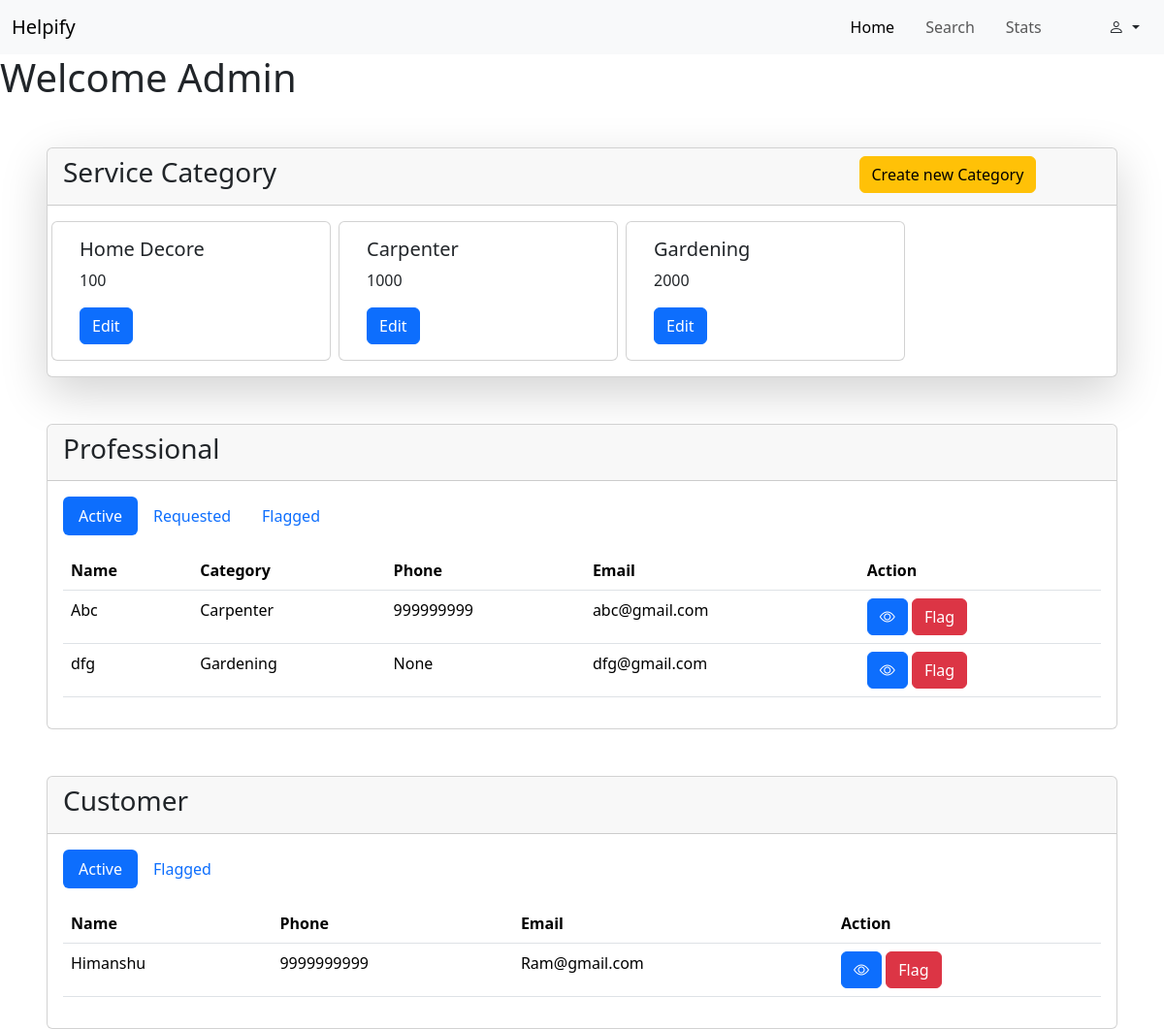
The app's page /admin/dashboard (signed in) with its own data.
### backend/models.py (models this page shows, shortened)
class ServiceCategory(db.Model):
    __tablename__ = "category"
    id = db.Column(db.Integer, primary_key=True, autoincrement=True)
    name = db.Column(db.String, unique=True)
    base_price = db.Column(db.Integer)
    tags = db.Column(db.String)
    img_url = db.Column(db.String, unique=True)
    service_plans = db.relationship("ServicePlan", backref="category")
    professionals = db.relationship("Professional", backref="category",cascade="all, delete-orphan")

class Professional(db.Model,UserMixin):
    __tablename__ = 'professional'
    id = db.Column(db.Integer, primary_key=True, autoincrement=True)
    name = db.Column(db.String, unique=True)
    address = db.Column(db.String)
    email = db.Column(db.String, unique=True)
    password = db.Column(db.String)
    experience = db.Column(db.Integer)
    phone = db.Column(db.String)
    city = db.Column(db.String)
    status = db.Column(db.String)
    resume=db.Column(db.String)
    category_id = db.Column(db.Integer, db.ForeignKey("category.id"))
    all_plans = db.relationship("ServicePlan", backref="professional", cascade="all, delete-orphan")
    assigned_booking = db.relationship("Booking", backref="professional", cascade="all, delete-orphan")

class User(db.Model,UserMixin):
    __tablename__ = "customer"
    id = db.Column(db.Integer, primary_key=True, autoincrement=True)
    name = db.Column(db.String, unique=True)
    address = db.Column(db.String)
    city = db.Column(db.String)
    email = db.Column(db.String, unique=True)
    password = db.Column(db.String)
    phone = db.Column(db.String)
    status=db.Column(db.String)
    sent_booking = db.relationship("Booking", backref="customer")

### backend/routes.py (the view, shortened to what this page needs)
@app.route("/admin/dashboard", methods=["GET","POST"])
@login_required
def admin_dash():
    if isinstance(current_user,Admin):
        if request.method=="GET":
            categories = db.session.query(ServiceCategory).all()
            A_p = db.session.query(Professional).filter_by(status = "Active").all()
            R_p = db.session.query(Professional).filter_by(status = "Requested").all()
            F_p = db.session.query(Professional).filter_by(status = "Flagged").all()
            A_c = db.session.query(User).filter_by(status = "Active").all()
            F_c = db.session.query(User).filter_by(status = "Flagged").all()
            return render_template("/admin/dashboard.html",categories=categories,A_p = A_p,R_p=R_p,F_p=F_p,A_c=A_c,F_c=F_c,page="home")
    else:
        return "not authorised"

### app.py (called while the page is built)
def initial_Setup():
    app = Flask(__name__)
    app.config["SQLALCHEMY_DATABASE_URI"]="sqlite:///my_app_db.sqlite3"
    app.config["SECRET_KEY"] = "xyshhfjf"
    login_manager = LoginManager(app)
    @login_manager.user_loader
    def load_user(user_email):
        return db.session.query(Admin).filter_by(email = user_email).first()  or \
             db.session.query(User).filter_by(email = user_email).first() or \
              db.session.query(Professional).filter_by(email = user_email).first()
    db.init_app(app)
    with app.app_context():
        if not os.path.exists("my_app_db.sqlite3"):
            db.create_all()
    app.app_context().push()
    return

### templates/admin/dashboard.html (shortened to what this page needs)
{% extends "admin/base.html"%}
{% block content %}
<main>
    <h1>Welcome Admin</h1>
    <div class="card shadow-lg ms-5 me-5 mt-5">
        <div class="card-header">
            <div class="row">
                <div class="col-9">
                    <h3 class="">Service Category</h3>
                </div>
                <div class="col-3">
                    <button type="button" class="btn btn-warning" data-bs-toggle="modal"
                        data-bs-target="#Cretecategory">
                        Create new Category
                    </button>
                </div>
            </div>
        </div>
        <div class="card-body">
            <div class="row gap-2">
                {% for i in categories %}
                <div class="card col-3" style="width: 18rem;">
                    <div class="card-body">
                        <h5 class="card-title">{{i.name}}</h5>
                        <p class="card-text">{{i.base_price}}</p>
                        <button type="button" class="btn btn-primary" data-bs-toggle="modal"
                            data-bs-target="#edit-{{i.id}}">
                            Edit
                        </button>
                    </div>
                </div>
                {% endfor %}
            </div>
        </div>
    </div>
    <div class="card ms-5 me-5 mt-5">
        <div class="card-header">
            <h3>Professional</h3>
        </div>
        <div class="card-body">
            <ul class="nav nav-pills mb-3" id="pills-tab" role="tablist">
                <li class="nav-item" role="presentation">
                    <button class="nav-link active" id="pills-home-tab" data-bs-toggle="pill"
                        data-bs-target="#pills-Active" type="button" role="tab" aria-controls="pills-home"
                        aria-selected="true">Active</button>
                </li>
                <li class="nav-item" role="presentation">
                    <button class="nav-link" id="pills-profile-tab" data-bs-toggle="pill"
                        data-bs-target="#pills-Requested" type="button" role="tab" aria-controls="pills-profile"
                        aria-selected="false">Requested</button>
                </li>
                <li class="nav-item" role="presentation">
                    <button class="nav-link" id="pills-contact-tab" data-bs-toggle="pill"
                        data-bs-target="#pills-Flagged" type="button" role="tab" aria-controls="pills-contact"
                        aria-selected="false">Flagged</button>
                </li>
            </ul>
            <div class="tab-content" id="pills-tabContent">
                <div class="tab-pane fade show active" id="pills-Active" role="tabpanel"
                    aria-labelledby="pills-home-tab" tabindex="0">
                    {% if A_p %}
                    <table class="table">
                        <thead>
                            <tr>
                                <th scope="col">Name</th>
                                <th scope="col">Category</th>
                                <th scope="col">Phone</th>
                                <th scope="col">Email</th>
                                <th scope="col">Action</th>
                            </tr>
                        </thead>
                        <tbody>
                            {% for i in A_p %}
                            <tr>
                                <td>{{i.name}}</td>
                                <td>{{i.category.name}}</td>
                                <td>{{i.phone}}</td>
                                <td>{{i.email}}</td>
                                <td>
                                    <button class="btn btn-primary" type="button" data-bs-toggle="modal"
                                        data-bs-target="#Pdetail-{{i.id}}"><i class="bi bi-eye"></i></button>
                                    <button class="btn btn-danger" type="button" data-bs-toggle="modal"
                                        data-bs-target="#Flag-{{i.id}}">Flag</button>
                                </td>
                            </tr>
                            {% endfor %}
                        </tbody>
                    </table>
                    {% else %}
                    <p>No Active professionals </p>
                    {% endif %}
                </div>
            </div>
        </div>
    </div>
    <div class="card ms-5 me-5 mt-5">
        <div class="card-header">
            <h3>Customer</h3>
        </div>
        <div class="card-body">
            <ul class="nav nav-pills mb-3" id="pills-tab" role="tablist">
                <li class="nav-item" role="presentation">
                    <button class="nav-link active" id="pills-home-tab" data-bs-toggle="pill"
                        data-bs-target="#pills-Actice-Customer" type="button" role="tab" aria-controls="pills-home"
                        aria-selected="true">Active</button>
                </li>
                <li class="nav-item" role="presentation">
                    <button class="nav-link" id="pills-profile-tab" data-bs-toggle="pill"
                        data-bs-target="#pills-Flagged-Customer" type="button" role="tab" aria-controls="pills-profile"
                        aria-selected="false">Flagged</button>
                </li>
            </ul>
            <div class="tab-content" id="pills-tabContent">
                <div class="tab-pane fade show active" id="pills-Active-Customer" role="tabpanel"
                    aria-labelledby="pills-home-tab" tabindex="0">
                    {% if A_c %}
                    <table class="table">
                        <thead>
                            <tr>
                                <th scope="col">Name</th>
                                <th scope="col">Phone</th>
                                <th scope="col">Email</th>
                                <th scope="col">Action</th>
                            </tr>
                        </thead>
                        <tbody>
                            {% for i in A_c %}
                            <tr>
                                <td>{{i.name}}</td>
                                <td>9999999999</td>
                                <td>Ram@gmail.com</td>
                                <td>
                                    <button class="btn btn-primary" type="button" data-bs-toggle="modal"
                                        data-bs-target="#Cdetail-{{i.id}}"><i class="bi bi-eye"></i></button>
                                    <button class="btn btn-danger" type="button" data-bs-toggle="modal"
                                        data-bs-target="#Flagcustomer-{{i.id}}">Flag</button>
                                </td>
                            </tr>
                            {% endfor %}
                        </tbody>
                    </table>
                    {% else %}
                    <p>No active customer</p>
                    {% endif %}
                </div>
            </div>
        </div>
    </div>
</main>
{% endblock %}

### templates/admin/base.html (shortened to what this page needs)
<!DOCTYPE html>
<html lang="en">
<head>
    <link rel="stylesheet" href="https://cdn.jsdelivr.net/npm/bootstrap@5.3.3/dist/css/bootstrap.min.css">
    <link rel="stylesheet" href="https://cdn.jsdelivr.net/npm/bootstrap-icons@1.11.3/font/bootstrap-icons.min.css">
</head>
<body>
    <nav class="navbar navbar-expand-lg bg-body-tertiary">
        <div class="container-fluid ">
            <a class="navbar-brand" href="#">Helpify</a>
            <div class="collapse navbar-collapse " id="navbarSupportedContent">
                <ul class="navbar-nav ms-auto me-5 mb-2 mb-lg-0 ">
                    <li class="nav-item">
                        <a class="nav-link {% if page=='home' %}active{% endif %}" aria-current="page" href="/admin/dashboard">Home</a>
                    </li>
                    <li class="nav-item ms-3">
                        <a class="nav-link {% if page=='search' %}active{% endif %}" href="/admin/search">Search</a>
                    </li>
                    <li class="nav-item ms-3">
                        <a class="nav-link" aria-disabled="true">Stats</a>
                    </li>
                </ul>
                <div class="dropdown">
                    <button class="btn dropdown-toggle" type="button" data-bs-toggle="dropdown" aria-expanded="false">
                        <i class="bi bi-person"></i>
                    </button>
                </div>
            </div>
        </div>
    </nav>
    {% block content %}
    {% endblock %}
</body>
</html>

### records on screen
ServiceCategory: name "Home Decore", base_price "100"
ServiceCategory: name "Carpenter", base_price "1000"
ServiceCategory: name "Gardening", base_price "2000"
Professional: name "Abc", category.name "Carpenter", phone "999999999", email "abc@gmail.com"
Professional: name "dfg", category.name "Gardening", phone "None", email "dfg@gmail.com"
User: name "Himanshu"
